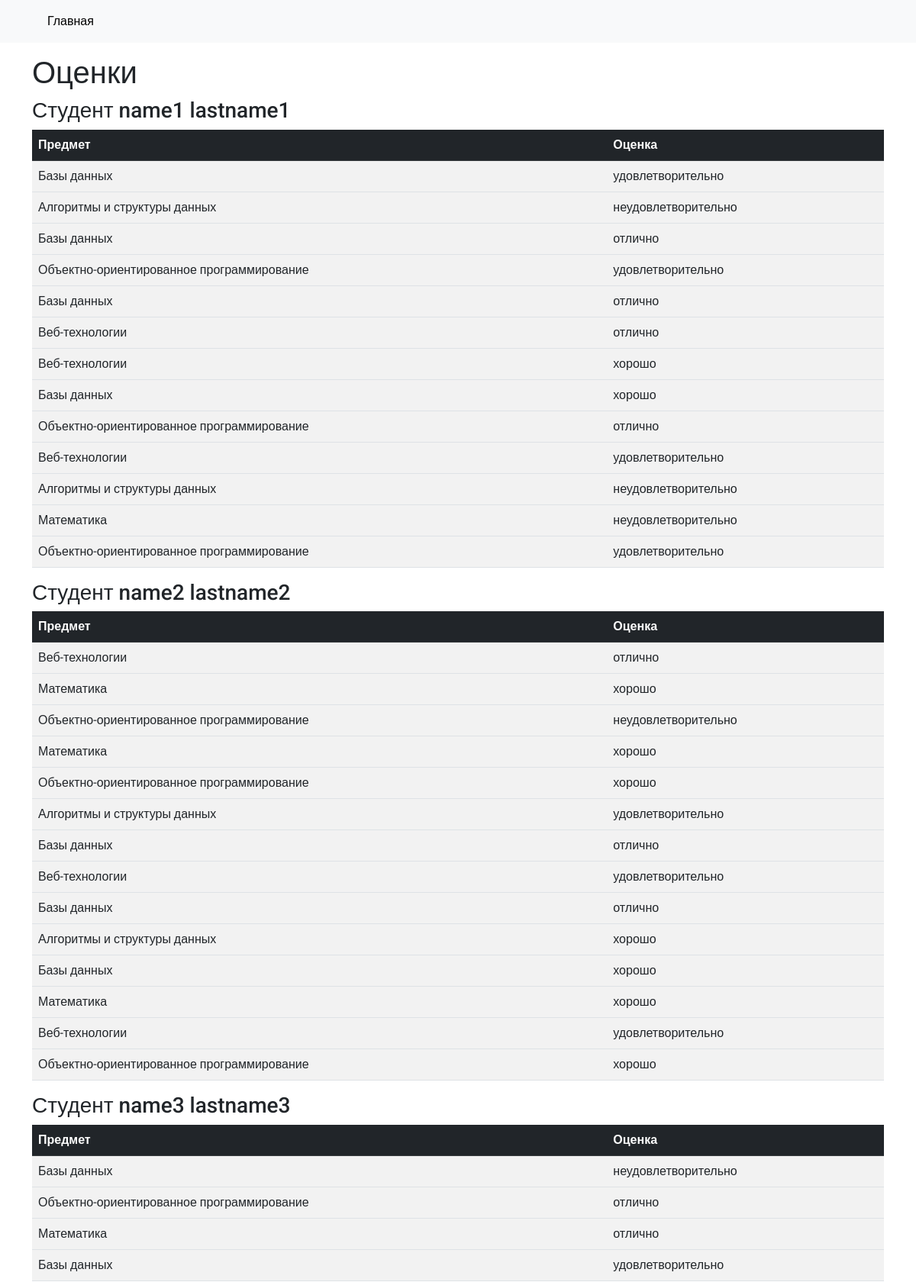
Page /grades/ (upper part) on the committed database.
### task1/models.py (models this page shows, shortened)
class Student(db.Model):
    id = db.Column(db.Integer, primary_key=True)
    firstname = db.Column(db.String(80), nullable=False)
    lastname = db.Column(db.String(80), nullable=False)
    age = db.Column(db.Integer, nullable=False)
    gender = db.Column(db.String(10), nullable=False)
    group = db.Column(db.Integer, nullable=False)
    email = db.Column(db.String(80), nullable=False)
    faculty_id = db.Column(db.Integer, db.ForeignKey('faculty.id'), nullable=False)
    grades = db.relationship('Performance', backref='student', lazy=True)

class Performance(db.Model):
    id = db.Column(db.Integer, primary_key=True)
    student_id = db.Column(db.Integer, db.ForeignKey('student.id'), nullable=False)
    discipline_id = db.Column(db.Integer, db.ForeignKey('discipline.id'), nullable=False)
    grade_value = db.Column(db.Integer, db.ForeignKey('grade.value'), nullable=False)

class Discipline(db.Model):
    id = db.Column(db.Integer, primary_key=True)
    name = db.Column(db.String(80), nullable=False)
    grades = db.relationship('Performance', backref='discipline', lazy=True)

class Grade(db.Model):
    value = db.Column(db.Integer, primary_key=True)
    alias = db.Column(db.String(20), nullable=False)
    grades = db.relationship('Performance', backref='grade', lazy=True)

### task1/main.py (the view)
@app.route('/grades/')
def grades():
    all_students = Student.query.all()
    context = {
        'title': 'Оценки',
        'students': all_students
    }
    return render_template('grades.html', **context)

### task1/templates/grades.html (shortened to what this page needs)
{% extends 'base.html' %}
{% block content %}
<h1>Оценки</h1>
{% for student in students %}
<h3>Студент {{ student.firstname }} {{ student.lastname }}</h3>
<table class="table table-striped">
    <thead class="table-dark">
    <tr>
        <th scope="col">Предмет</th>
        <th scope="col">Оценка</th>
    </tr>
    </thead>
    <tbody>
    {% for grade in student.grades %}
    <tr>
        <td>{{ grade.discipline.name }}</td>
        <td>{{ grade.grade.alias }}</td>
    </tr>
    </tbody>
    {% endfor %}
</table>
{% endfor %}
{% endblock %}

### task1/static/css/style.css (style rules this page uses)
body { font-family: 'Roboto', sans-serif; }

### rows in the picture
Student: firstname "name1", lastname "lastname1"
Performance: discipline.name "Базы данных", grade.alias "удовлетворительно"
Performance: discipline.name "Алгоритмы и структуры данных", grade.alias "неудовлетворительно"
Performance: discipline.name "Базы данных", grade.alias "отлично"
Performance: discipline.name "Объектно-ориентированное программирование", grade.alias "удовлетворительно"
Performance: discipline.name "Базы данных", grade.alias "отлично"
Performance: discipline.name "Веб-технологии", grade.alias "отлично"
Performance: discipline.name "Веб-технологии", grade.alias "хорошо"
Performance: discipline.name "Базы данных", grade.alias "хорошо"
Performance: discipline.name "Объектно-ориентированное программирование", grade.alias "отлично"
Performance: discipline.name "Веб-технологии", grade.alias "удовлетворительно"
Performance: discipline.name "Алгоритмы и структуры данных", grade.alias "неудовлетворительно"
Performance: discipline.name "Математика", grade.alias "неудовлетворительно"
Performance: discipline.name "Объектно-ориентированное программирование", grade.alias "удовлетворительно"
Student: firstname "name2", lastname "lastname2"
Performance: discipline.name "Веб-технологии", grade.alias "отлично"
Performance: discipline.name "Математика", grade.alias "хорошо"
Performance: discipline.name "Объектно-ориентированное программирование", grade.alias "неудовлетворительно"
Performance: discipline.name "Математика", grade.alias "хорошо"
Performance: discipline.name "Объектно-ориентированное программирование", grade.alias "хорошо"
Performance: discipline.name "Алгоритмы и структуры данных", grade.alias "удовлетворительно"
Performance: discipline.name "Базы данных", grade.alias "отлично"
Performance: discipline.name "Веб-технологии", grade.alias "удовлетворительно"
Performance: discipline.name "Базы данных", grade.alias "отлично"
Performance: discipline.name "Алгоритмы и структуры данных", grade.alias "хорошо"
Performance: discipline.name "Базы данных", grade.alias "хорошо"
Performance: discipline.name "Математика", grade.alias "хорошо"
Performance: discipline.name "Веб-технологии", grade.alias "удовлетворительно"
Performance: discipline.name "Объектно-ориентированное программирование", grade.alias "хорошо"
Student: firstname "name3", lastname "lastname3"
Performance: discipline.name "Базы данных", grade.alias "неудовлетворительно"
Performance: discipline.name "Объектно-ориентированное программирование", grade.alias "отлично"
Performance: discipline.name "Математика", grade.alias "отлично"
Performance: discipline.name "Базы данных", grade.alias "удовлетворительно"
